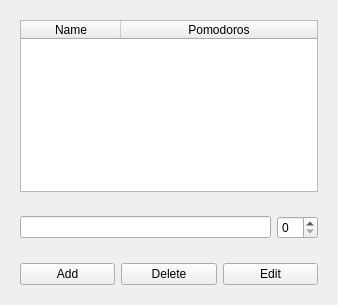
<?xml version="1.0" encoding="UTF-8"?>
<ui version="4.0">
 <class>TaskSchedularView</class>
 <widget class="QWidget" name="TaskSchedularView">
  <property name="geometry">
   <rect>
    <x>0</x>
    <y>0</y>
    <width>338</width>
    <height>305</height>
   </rect>
  </property>
  <property name="windowTitle">
   <string>Task View</string>
  </property>
  <layout class="QVBoxLayout" name="verticalLayout">
   <item>
    <widget class="QFrame" name="frame_2">
     <property name="frameShape">
      <enum>QFrame::NoFrame</enum>
     </property>
     <property name="frameShadow">
      <enum>QFrame::Raised</enum>
     </property>
     <layout class="QVBoxLayout" name="verticalLayout_2">
      <item>
       <widget class="QTableWidget" name="tableWidgetTask">
        <property name="focusPolicy">
         <enum>Qt::ClickFocus</enum>
        </property>
        <property name="rowCount">
         <number>0</number>
        </property>
        <attribute name="horizontalHeaderVisible">
         <bool>true</bool>
        </attribute>
        <attribute name="horizontalHeaderCascadingSectionResizes">
         <bool>false</bool>
        </attribute>
        <attribute name="horizontalHeaderMinimumSectionSize">
         <number>30</number>
        </attribute>
        <attribute name="horizontalHeaderDefaultSectionSize">
         <number>100</number>
        </attribute>
        <attribute name="horizontalHeaderShowSortIndicator" stdset="0">
         <bool>false</bool>
        </attribute>
        <attribute name="horizontalHeaderStretchLastSection">
         <bool>true</bool>
        </attribute>
        <column>
         <property name="text">
          <string>Name</string>
         </property>
        </column>
        <column>
         <property name="text">
          <string>Pomodoros</string>
         </property>
        </column>
       </widget>
      </item>
     </layout>
    </widget>
   </item>
   <item>
    <widget class="QFrame" name="frame">
     <property name="frameShape">
      <enum>QFrame::NoFrame</enum>
     </property>
     <property name="frameShadow">
      <enum>QFrame::Raised</enum>
     </property>
     <layout class="QHBoxLayout" name="horizontalLayout_3">
      <item>
       <widget class="QLineEdit" name="lineEditName">
        <property name="focusPolicy">
         <enum>Qt::ClickFocus</enum>
        </property>
       </widget>
      </item>
      <item>
       <widget class="QSpinBox" name="spinBoxPomodoros">
        <property name="focusPolicy">
         <enum>Qt::ClickFocus</enum>
        </property>
       </widget>
      </item>
     </layout>
    </widget>
   </item>
   <item>
    <widget class="QFrame" name="frame_3">
     <property name="frameShape">
      <enum>QFrame::NoFrame</enum>
     </property>
     <property name="frameShadow">
      <enum>QFrame::Raised</enum>
     </property>
     <layout class="QHBoxLayout" name="horizontalLayout_4">
      <item>
       <widget class="QPushButton" name="buttonAdd">
        <property name="focusPolicy">
         <enum>Qt::ClickFocus</enum>
        </property>
        <property name="text">
         <string>Add</string>
        </property>
       </widget>
      </item>
      <item>
       <widget class="QPushButton" name="buttonDelete">
        <property name="focusPolicy">
         <enum>Qt::ClickFocus</enum>
        </property>
        <property name="text">
         <string>Delete</string>
        </property>
       </widget>
      </item>
      <item>
       <widget class="QPushButton" name="buttonEdit">
        <property name="focusPolicy">
         <enum>Qt::ClickFocus</enum>
        </property>
        <property name="text">
         <string>Edit</string>
        </property>
       </widget>
      </item>
     </layout>
    </widget>
   </item>
  </layout>
 </widget>
 <resources/>
 <connections/>
</ui>
